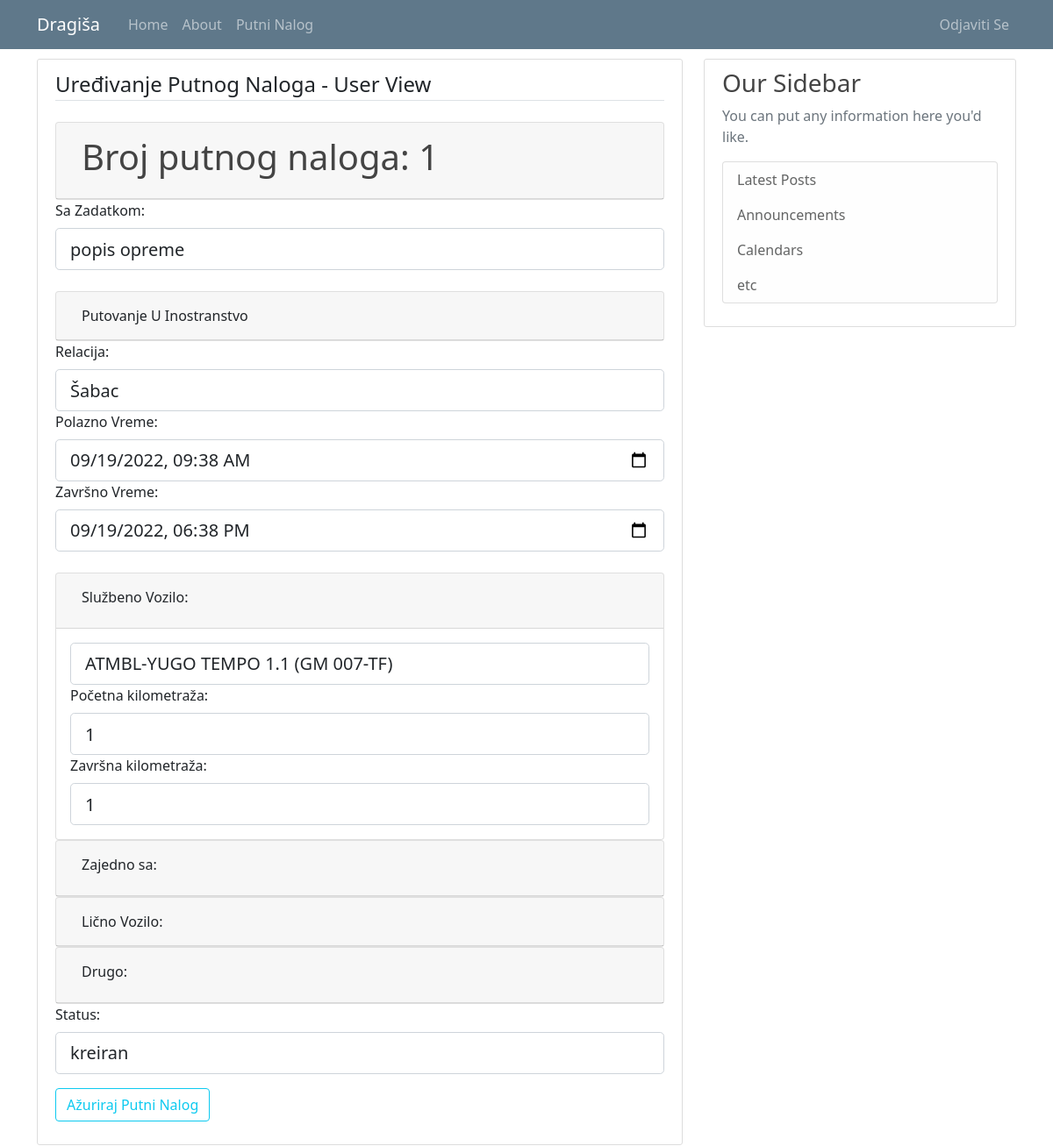
Page /travel_warrant/1 (signed in) on the earlier database version.
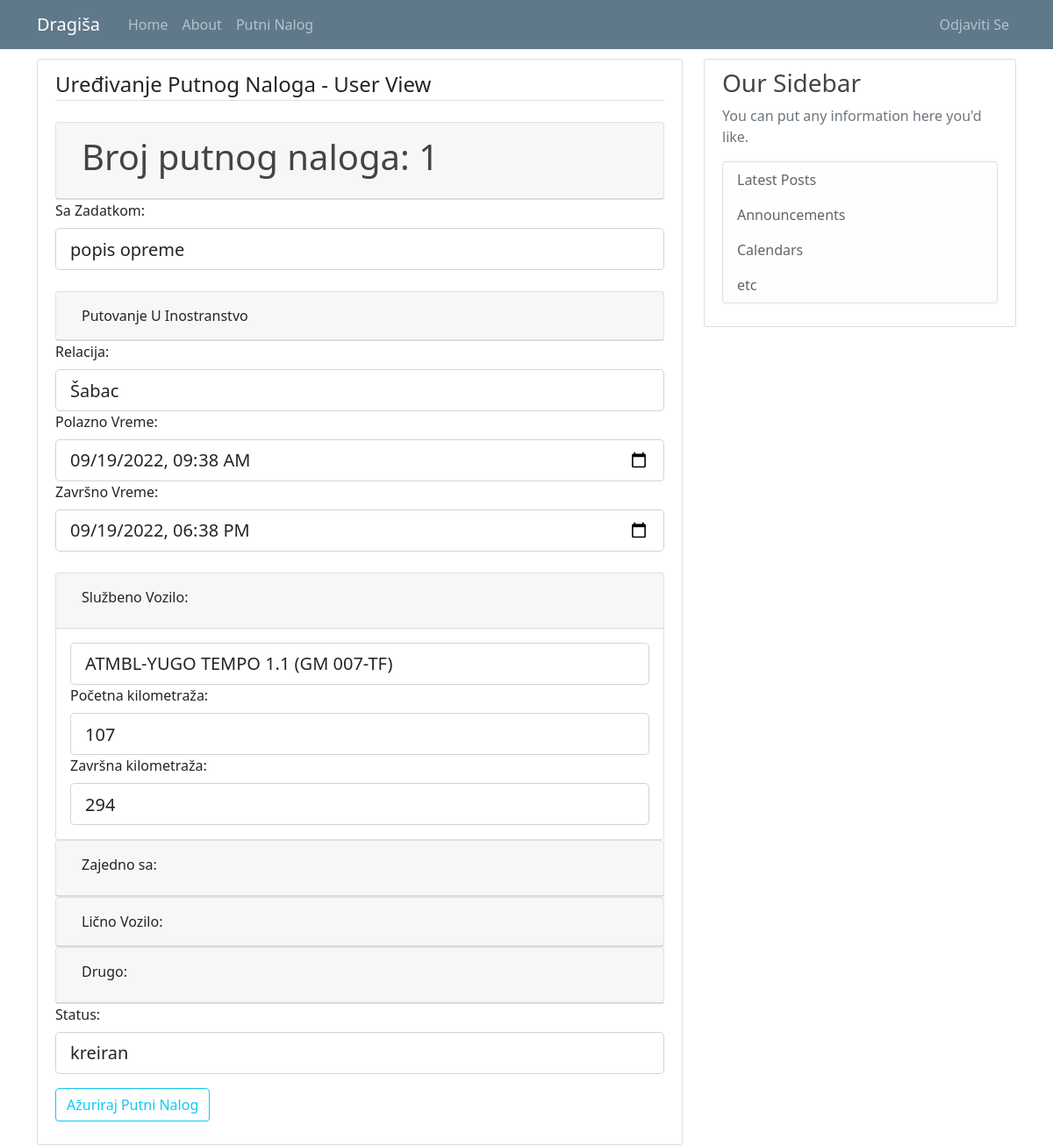
Same page on the later database version.
### putninalozi/models.py (models this page shows, shortened)
class TravelWarrant(db.Model):
    travel_warrant_id = db.Column(db.Integer, primary_key=True)
    user_id = db.Column(db.Integer, db.ForeignKey('user.id'), nullable=False)
    with_task = db.Column(db.String(50), nullable=False)
    company_id = db.Column(db.Integer, db.ForeignKey('company.id'), nullable=False)
    abroad_contry = db.Column(db.String(50), nullable=True)
    relation = db.Column(db.String(150), nullable=False)
    start_datetime = db.Column(db.DateTime, nullable=True)
    end_datetime = db.Column(db.DateTime, nullable=True)
    vehicle_id = db.Column(db.Integer, db.ForeignKey('vehicle.id'), nullable=True)
    together_with = db.Column(db.Integer, nullable=True)
    personal_type = db.Column(db.String(50), nullable=True)
    personal_brand = db.Column(db.String(50), nullable=True)
    personal_registration = db.Column(db.String(12), nullable=True)
    other = db.Column(db.String(50), nullable=True) #avion, bus, taksi...
    advance_payment = db.Column(db.Integer, nullable=False)
    advance_payment_currency = db.Column(db.String(5), nullable=False)
    daily_wage = db.Column(db.Integer, nullable=False)
    daily_wage_currency = db.Column(db.String(5), nullable=False)
    costs_pays = db.Column(db.String(50), nullable=False)
    km_start = db.Column(db.Integer, nullable=True)
    km_end = db.Column(db.Integer, nullable=True)
    status = db.Column(db.Integer, nullable=False)

### putninalozi/travel_warrants/routes.py (the view, shortened to what this page needs)
@travel_warrants.route("/travel_warrant/<int:warrant_id>", methods=['GET', 'POST'])
def travel_warrant_profile(warrant_id):
    rod = []
    warrant = TravelWarrant.query.get_or_404(warrant_id)
    if warrant.travelwarrant_user.gender == "1":
        rod=["Radnik", "raspoređen"]
    elif warrant.travelwarrant_user.gender == "2":
        rod=["Radnica", "raspoređena"]
    if not current_user.is_authenticated:
        flash('Da bi ste pristupili ovoj stranici treba da budete ulogovani.', 'danger')
        return redirect(url_for('users.login'))
    elif current_user.authorization != 's_admin' and current_user.user_company.id != warrant.travelwarrant_company.id:
        abort(403)
    elif current_user.authorization == 'c_user' and current_user.id != warrant.travelwarrant_user.id:
        abort(403)
    if current_user.authorization == 'c_user':
        form = EditUserTravelWarrantForm()
        form.reset()
        form.vehicle_id.choices = [(v.id, v.vehicle_type + "-" + v.vehicle_brand+" ("+v.vehicle_registration+")") for v in db.session.query(Vehicle.id,Vehicle.vehicle_type,Vehicle.vehicle_brand,Vehicle.vehicle_registration).filter_by(company_id=current_user.user_company.id).group_by('vehicle_type').all()]
        form.personal_type.choices = [('', '----'), ('ATMBL', 'AUTOMOBIL'),('KMB', 'KOMBI'),('KMN', 'KAMION')]
        form.status.choices=[(1, "kreiran"), (2, "u delu")]
        if form.validate_on_submit():
            warrant.with_task = form.with_task.data
            warrant.abroad_contry = form.abroad_contry.data
            warrant.relation = form.relation.data
            warrant.start_datetime = form.start_datetime.data
            warrant.end_datetime = form.end_datetime.data
            if form.vehicle_id.data == '':
                warrant.vehicle_id = 0
            else:
                warrant.vehicle_id = int(form.vehicle_id.data)
            if form.together_with.data == '':
                warrant.together_with = 0
            else:
                warrant.together_with = form.together_with.data
            warrant.personal_type = form.personal_type.data
            warrant.personal_brand = form.personal_brand.data
            warrant.personal_registration = form.personal_registration.data
            warrant.other = form.other.data
            warrant.km_start = int(form.km_start.data)
            warrant.km_end = int(form.km_end.data)
            warrant.status = int(form.status.data)
            db.session.commit()
            flash('Putni nalog je ažuriran.', 'success')
            return redirect(url_for('travel_warrants.travel_warrant_list'))
        elif request.method == 'GET':
            form.with_task.data = warrant.with_task
            form.abroad_contry.data = warrant.abroad_contry
            form.relation.data = warrant.relation
            form.start_datetime.data = warrant.start_datetime
            form.end_datetime.data = warrant.end_datetime
            form.vehicle_id.choices =[('', '----')] + [(v.id, v.vehicle_type + "-" + v.vehicle_brand+" ("+v.vehicle_registration+")") for v in db.session.query(Vehicle.id,Vehicle.vehicle_type,Vehicle.vehicle_brand,Vehicle.vehicle_registration).filter_by(company_id=current_user.user_company.id).group_by('vehicle_type').all()]
            form.vehicle_id.data = str(warrant.vehicle_id)
            form.together_with.data = warrant.together_with
            form.personal_type.choices = [('', '----'), ('ATMBL', 'AUTOMOBIL'),('KMB', 'KOMBI'),('KMN', 'KAMION')]
            form.personal_type.data = warrant.personal_type
            form.personal_brand.data = warrant.personal_brand
            form.personal_registration.data = warrant.personal_registration
            form.other.data = warrant.other
            form.km_start.data = warrant.km_start
            form.km_end.data = warrant.km_end
            form.status.choices=[(1, "kreiran"), (2, "u delu")]
            form.status.data = str(warrant.status)
        print(f'EditUser: {form.errors=}')
        return render_template('travel_warrant_user.html', title='Uređivanje Putnog Naloga', warrant=warrant, legend='Uređivanje Putnog Naloga - User View', form=form, rod=rod)

### putninalozi/models.py (called while the page is built)
@login_manager.user_loader
def load_user(user_id):
    return User.query.get(int(user_id))

### putninalozi/travel_warrants/forms.py (called while the page is built)
    def reset(self):
        self.__init__()

### putninalozi/templates/travel_warrant_user.html (shortened to what the changed rows need)
{% extends "layout.html" %}
{% block content %}
<div class="content-section">
  <form  action="" method="POST">
    <fieldset class="form-group">
      <div id="accordionZero">
      <div class="card">
        <div class="card-header" id="headingZero">
          <h5 class="mb-0">
            <button type="button" class="btn" data-toggle="collapse" data-target="#collapseZero" aria-expanded="false" aria-controls="collapseZero">
              <h1>Broj putnog naloga: {{ warrant.travel_warrant_id }}</h1>
            </button>
          </h5>
        </div>
      </div>
      </div>
      <div class="form-box">
        {{ form.with_task.label(class="form-control-label") }}
          {% if form.with_task.errors %}
              {{ form.with_task(class="form-control form-control-lg is-invalid") }}
              <div class="invalid-feedback">
                  {% for error in form.with_task.errors %}
                      <span>{{ error }}</span>
                  {% endfor %}
              </div>
          {% else %}
              {{ form.with_task(class="form-control form-control-lg") }}
          {% endif %}
      </div>
      <br>
      <div class="form-box">
        {{ form.relation.label(class="form-control-label") }}
          {% if form.relation.errors %}
              {{ form.relation(class="form-control form-control-lg is-invalid") }}
              <div class="invalid-feedback">
                  {% for error in form.relation.errors %}
                      <span>{{ error }}</span>
                  {% endfor %}
              </div>
          {% else %}
              {{ form.relation(class="form-control form-control-lg") }}
          {% endif %}
      </div>
      <div class="form-box">
        {{ form.start_datetime.label(class="form-control-label") }}
          {% if form.start_datetime.errors %}
              {{ form.start_datetime(class="form-control form-control-lg is-invalid") }}
              <div class="invalid-feedback">
                  {% for error in form.start_datetime.errors %}
                      <span>{{ error }}</span>
                  {% endfor %}
              </div>
          {% else %}
              {{ form.start_datetime(class="form-control form-control-lg", type="datetime-local") }}
          {% endif %}
      </div>
      <div class="form-box">
        {{ form.end_datetime.label(class="form-control-label") }}
          {% if form.end_datetime.errors %}
              {{ form.end_datetime(class="form-control form-control-lg is-invalid") }}
              <div class="invalid-feedback">
                  {% for error in form.end_datetime.errors %}
                      <span>{{ error }}</span>
                  {% endfor %}
              </div>
          {% else %}
              {{ form.end_datetime(class="form-control form-control-lg", type="datetime-local") }}
          {% endif %}
      </div>
      <br>
      <div id="accordion">
        <div class="card">
          <div id="collapseOne" class="collapse show" aria-labelledby="headingOne" data-parent="#accordion">
            <div class="card-body">
              <div class="form-box">
                  {% if form.vehicle_id.errors %}
                      {{ form.vehicle_id(class="form-control form-control-lg is-invalid") }}
                      <div class="invalid-feedback">
                          {% for error in form.vehicle_id.errors %}
                              <span>{{ error }}</span>
                          {% endfor %}
                      </div>
                  {% else %}
                      {{ form.vehicle_id(class="form-control form-control-lg") }}
                  {% endif %}
              </div>
              <div class="form-box">
                {{ form.km_start.label(class="form-control-label") }}
                  {% if form.km_start.errors %}
                      {{ form.km_start(class="form-control form-control-lg is-invalid") }}
                      <div class="invalid-feedback">
                          {% for error in form.km_start.errors %}
                              <span>{{ error }}</span>
                          {% endfor %}
                      </div>
                  {% else %}
                      {{ form.km_start(class="form-control form-control-lg") }}
                  {% endif %}
              </div>
              <div class="form-box">
                {{ form.km_end.label(class="form-control-label") }}
                  {% if form.km_end.errors %}
                      {{ form.km_end(class="form-control form-control-lg is-invalid") }}
                      <div class="invalid-feedback">
                          {% for error in form.km_end.errors %}
                              <span>{{ error }}</span>
                          {% endfor %}
                      </div>
                  {% else %}
                      {{ form.km_end(class="form-control form-control-lg") }}
                  {% endif %}
              </div>
            </div>
          </div>
        </div>
      </div>
      <div class="form-box">
        {{ form.status.label(class="form-control-label") }}
          {% if form.status.errors %}
              {{ form.status(class="form-control form-control-lg is-invalid") }}
              <div class="invalid-feedback">
                  {% for error in form.status.errors %}
                      <span>{{ error }}</span>
                  {% endfor %}
              </div>
          {% else %}
              {{ form.status(class="form-control form-control-lg") }}
          {% endif %}
      </div>
    </fieldset>
  </form>
</div>
{% endblock content%}

Differences in the rows shown:
changed TravelWarrant "popis opreme": km_start "1" → "107"; km_end "1" → "294"
